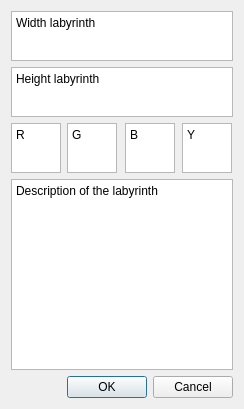
<?xml version="1.0" encoding="UTF-8"?>
<ui version="4.0">
 <class>DataAlternativeReality</class>
 <widget class="QDialog" name="DataAlternativeReality">
  <property name="geometry">
   <rect>
    <x>0</x>
    <y>0</y>
    <width>240</width>
    <height>409</height>
   </rect>
  </property>
  <property name="windowTitle">
   <string>Dialog</string>
  </property>
  <layout class="QGridLayout" name="gridLayout">
   <item row="0" column="0" colspan="4">
    <widget class="QTextEdit" name="wigth">
     <property name="maximumSize">
      <size>
       <width>16777215</width>
       <height>50</height>
      </size>
     </property>
     <property name="html">
      <string>&lt;!DOCTYPE HTML PUBLIC &quot;-//W3C//DTD HTML 4.0//EN&quot; &quot;http://www.w3.org/TR/REC-html40/strict.dtd&quot;&gt;
&lt;html&gt;&lt;head&gt;&lt;meta name=&quot;qrichtext&quot; content=&quot;1&quot; /&gt;&lt;style type=&quot;text/css&quot;&gt;
p, li { white-space: pre-wrap; }
&lt;/style&gt;&lt;/head&gt;&lt;body style=&quot; font-family:'Noto Sans [monotype]'; font-size:9pt; font-weight:400; font-style:normal;&quot;&gt;
&lt;p style=&quot; margin-top:0px; margin-bottom:0px; margin-left:0px; margin-right:0px; -qt-block-indent:0; text-indent:0px;&quot;&gt;Width labyrinth&lt;/p&gt;&lt;/body&gt;&lt;/html&gt;</string>
     </property>
    </widget>
   </item>
   <item row="1" column="0" colspan="4">
    <widget class="QTextEdit" name="height">
     <property name="maximumSize">
      <size>
       <width>16777215</width>
       <height>50</height>
      </size>
     </property>
     <property name="html">
      <string>&lt;!DOCTYPE HTML PUBLIC &quot;-//W3C//DTD HTML 4.0//EN&quot; &quot;http://www.w3.org/TR/REC-html40/strict.dtd&quot;&gt;
&lt;html&gt;&lt;head&gt;&lt;meta name=&quot;qrichtext&quot; content=&quot;1&quot; /&gt;&lt;style type=&quot;text/css&quot;&gt;
p, li { white-space: pre-wrap; }
&lt;/style&gt;&lt;/head&gt;&lt;body style=&quot; font-family:'Noto Sans [monotype]'; font-size:9pt; font-weight:400; font-style:normal;&quot;&gt;
&lt;p style=&quot; margin-top:0px; margin-bottom:0px; margin-left:0px; margin-right:0px; -qt-block-indent:0; text-indent:0px;&quot;&gt;Height labyrinth&lt;/p&gt;&lt;/body&gt;&lt;/html&gt;</string>
     </property>
    </widget>
   </item>
   <item row="2" column="0">
    <widget class="QTextEdit" name="R">
     <property name="maximumSize">
      <size>
       <width>50</width>
       <height>50</height>
      </size>
     </property>
     <property name="html">
      <string>&lt;!DOCTYPE HTML PUBLIC &quot;-//W3C//DTD HTML 4.0//EN&quot; &quot;http://www.w3.org/TR/REC-html40/strict.dtd&quot;&gt;
&lt;html&gt;&lt;head&gt;&lt;meta name=&quot;qrichtext&quot; content=&quot;1&quot; /&gt;&lt;style type=&quot;text/css&quot;&gt;
p, li { white-space: pre-wrap; }
&lt;/style&gt;&lt;/head&gt;&lt;body style=&quot; font-family:'Noto Sans [monotype]'; font-size:9pt; font-weight:400; font-style:normal;&quot;&gt;
&lt;p style=&quot; margin-top:0px; margin-bottom:0px; margin-left:0px; margin-right:0px; -qt-block-indent:0; text-indent:0px;&quot;&gt;R&lt;/p&gt;&lt;/body&gt;&lt;/html&gt;</string>
     </property>
    </widget>
   </item>
   <item row="2" column="1">
    <widget class="QTextEdit" name="G">
     <property name="maximumSize">
      <size>
       <width>50</width>
       <height>50</height>
      </size>
     </property>
     <property name="html">
      <string>&lt;!DOCTYPE HTML PUBLIC &quot;-//W3C//DTD HTML 4.0//EN&quot; &quot;http://www.w3.org/TR/REC-html40/strict.dtd&quot;&gt;
&lt;html&gt;&lt;head&gt;&lt;meta name=&quot;qrichtext&quot; content=&quot;1&quot; /&gt;&lt;style type=&quot;text/css&quot;&gt;
p, li { white-space: pre-wrap; }
&lt;/style&gt;&lt;/head&gt;&lt;body style=&quot; font-family:'Noto Sans [monotype]'; font-size:9pt; font-weight:400; font-style:normal;&quot;&gt;
&lt;p style=&quot; margin-top:0px; margin-bottom:0px; margin-left:0px; margin-right:0px; -qt-block-indent:0; text-indent:0px;&quot;&gt;G&lt;/p&gt;&lt;/body&gt;&lt;/html&gt;</string>
     </property>
    </widget>
   </item>
   <item row="2" column="2">
    <widget class="QTextEdit" name="B">
     <property name="maximumSize">
      <size>
       <width>50</width>
       <height>50</height>
      </size>
     </property>
     <property name="html">
      <string>&lt;!DOCTYPE HTML PUBLIC &quot;-//W3C//DTD HTML 4.0//EN&quot; &quot;http://www.w3.org/TR/REC-html40/strict.dtd&quot;&gt;
&lt;html&gt;&lt;head&gt;&lt;meta name=&quot;qrichtext&quot; content=&quot;1&quot; /&gt;&lt;style type=&quot;text/css&quot;&gt;
p, li { white-space: pre-wrap; }
&lt;/style&gt;&lt;/head&gt;&lt;body style=&quot; font-family:'Noto Sans [monotype]'; font-size:9pt; font-weight:400; font-style:normal;&quot;&gt;
&lt;p style=&quot; margin-top:0px; margin-bottom:0px; margin-left:0px; margin-right:0px; -qt-block-indent:0; text-indent:0px;&quot;&gt;B&lt;/p&gt;&lt;/body&gt;&lt;/html&gt;</string>
     </property>
    </widget>
   </item>
   <item row="2" column="3">
    <widget class="QTextEdit" name="Y">
     <property name="maximumSize">
      <size>
       <width>50</width>
       <height>50</height>
      </size>
     </property>
     <property name="html">
      <string>&lt;!DOCTYPE HTML PUBLIC &quot;-//W3C//DTD HTML 4.0//EN&quot; &quot;http://www.w3.org/TR/REC-html40/strict.dtd&quot;&gt;
&lt;html&gt;&lt;head&gt;&lt;meta name=&quot;qrichtext&quot; content=&quot;1&quot; /&gt;&lt;style type=&quot;text/css&quot;&gt;
p, li { white-space: pre-wrap; }
&lt;/style&gt;&lt;/head&gt;&lt;body style=&quot; font-family:'Noto Sans [monotype]'; font-size:9pt; font-weight:400; font-style:normal;&quot;&gt;
&lt;p style=&quot; margin-top:0px; margin-bottom:0px; margin-left:0px; margin-right:0px; -qt-block-indent:0; text-indent:0px;&quot;&gt;Y&lt;/p&gt;&lt;/body&gt;&lt;/html&gt;</string>
     </property>
    </widget>
   </item>
   <item row="3" column="0" colspan="4">
    <widget class="QTextEdit" name="description">
     <property name="html">
      <string>&lt;!DOCTYPE HTML PUBLIC &quot;-//W3C//DTD HTML 4.0//EN&quot; &quot;http://www.w3.org/TR/REC-html40/strict.dtd&quot;&gt;
&lt;html&gt;&lt;head&gt;&lt;meta name=&quot;qrichtext&quot; content=&quot;1&quot; /&gt;&lt;style type=&quot;text/css&quot;&gt;
p, li { white-space: pre-wrap; }
&lt;/style&gt;&lt;/head&gt;&lt;body style=&quot; font-family:'Noto Sans [monotype]'; font-size:9pt; font-weight:400; font-style:normal;&quot;&gt;
&lt;p style=&quot; margin-top:0px; margin-bottom:0px; margin-left:0px; margin-right:0px; -qt-block-indent:0; text-indent:0px;&quot;&gt;Description of the labyrinth&lt;/p&gt;&lt;/body&gt;&lt;/html&gt;</string>
     </property>
    </widget>
   </item>
   <item row="4" column="1" colspan="3">
    <widget class="QDialogButtonBox" name="buttonBox">
     <property name="orientation">
      <enum>Qt::Horizontal</enum>
     </property>
     <property name="standardButtons">
      <set>QDialogButtonBox::Cancel|QDialogButtonBox::Ok</set>
     </property>
    </widget>
   </item>
  </layout>
 </widget>
 <resources/>
 <connections>
  <connection>
   <sender>buttonBox</sender>
   <signal>accepted()</signal>
   <receiver>DataAlternativeReality</receiver>
   <slot>accept()</slot>
   <hints>
    <hint type="sourcelabel">
     <x>248</x>
     <y>254</y>
    </hint>
    <hint type="destinationlabel">
     <x>157</x>
     <y>274</y>
    </hint>
   </hints>
  </connection>
  <connection>
   <sender>buttonBox</sender>
   <signal>rejected()</signal>
   <receiver>DataAlternativeReality</receiver>
   <slot>reject()</slot>
   <hints>
    <hint type="sourcelabel">
     <x>316</x>
     <y>260</y>
    </hint>
    <hint type="destinationlabel">
     <x>286</x>
     <y>274</y>
    </hint>
   </hints>
  </connection>
 </connections>
</ui>
